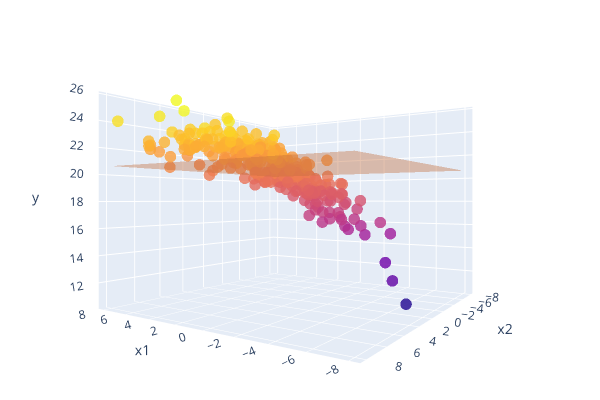

Write notebook code for a chart like this one.
### Markdown cell above
You can see that the loss is significantly smaller after the training. Now let's visualize our model's prediction.

### Code cell
fig_mean = lab1utils.visualize_data(X, y_true)
go_mean = lab1utils.get_mean_go(mp_model2.mean)
fig_mean.add_trace(go_mean)
fig_mean.show()

### Figure 1 — Plotly figure (JSON) as saved in the notebook; plotly's stock layout.template omitted (floating-point values rounded to 4 significant figures; data arrays with more than 128 entries replaced by an {"elided": "..."} marker saying what was removed)
{"data": [{"marker": {"cmax": 25, "cmin": 10, "color": {"elided": "300 float values"}, "colorscale": [[0, "#0d0887"], [0.1111, "#46039f"], [0.2222, "#7201a8"], [0.3333, "#9c179e"], [0.4444, "#bd3786"], [0.5556, "#d8576b"], [0.6667, "#ed7953"], [0.7778, "#fb9f3a"], [0.8889, "#fdca26"], [1, "#f0f921"]], "opacity": 0.8, "size": 4}, "mode": "markers", "type": "scatter3d", "x": {"elided": "300 float values"}, "y": {"elided": "300 float values"}, "z": {"elided": "300 float values"}}, {"cmax": 25, "cmin": 10, "colorscale": [[0, "#0d0887"], [0.1111, "#46039f"], [0.2222, "#7201a8"], [0.3333, "#9c179e"], [0.4444, "#bd3786"], [0.5556, "#d8576b"], [0.6667, "#ed7953"], [0.7778, "#fb9f3a"], [0.8889, "#fdca26"], [1, "#f0f921"]], "opacity": 0.4, "showscale": false, "type": "surface", "x": [[-8, -4, 0, 4, 8], [-8, -4, 0, 4, 8], [-8, -4, 0, 4, 8], [-8, -4, 0, 4, 8], [-8, -4, 0, 4, 8]], "y": [[-8, -8, -8, -8, -8], [-4, -4, -4, -4, -4], [0, 0, 0, 0, 0], [4, 4, 4, 4, 4], [8, 8, 8, 8, 8]], "z": [[20.63, 20.63, 20.63, 20.63, 20.63], [20.63, 20.63, 20.63, 20.63, 20.63], [20.63, 20.63, 20.63, 20.63, 20.63], [20.63, 20.63, 20.63, 20.63, 20.63], [20.63, 20.63, 20.63, 20.63, 20.63]]}], "layout": {"height": 400, "margin": {"b": 0, "l": 0, "r": 0, "t": 0}, "scene": {"aspectratio": {"x": 1.2, "y": 1.2, "z": 0.9}, "camera": {"eye": {"x": -1.2, "y": 1.8, "z": 0}, "up": {"x": 0, "y": 0, "z": 1}}, "xaxis": {"title": {"text": "x1"}}, "yaxis": {"title": {"text": "x2"}}, "zaxis": {"title": {"text": "y"}}}, "showlegend": false, "width": 600}}
